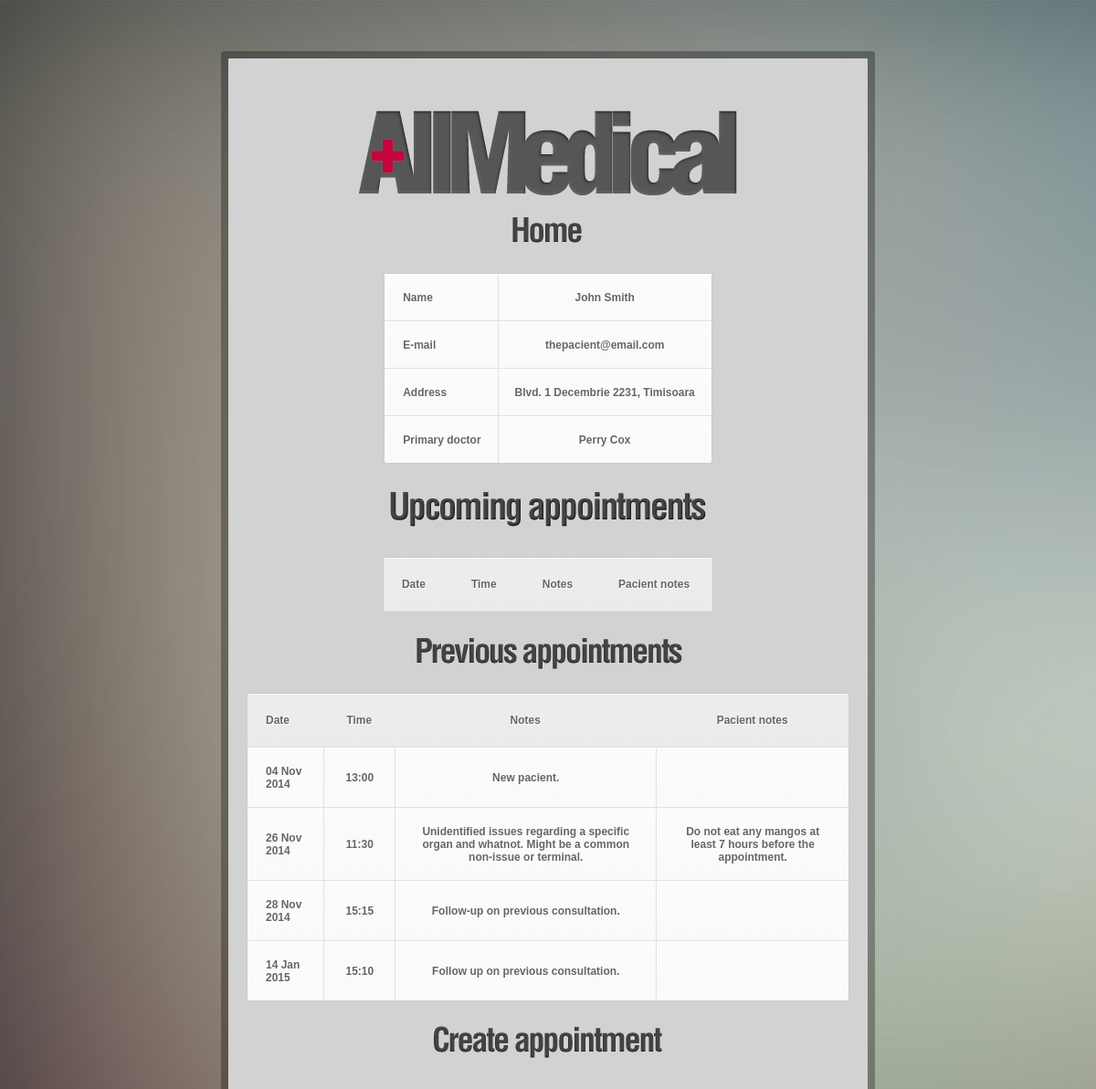
The page /profile.php?uid=3 (signed in) on the database its author committed.
### tables this page shows
CREATE TABLE IF NOT EXISTS `appointments` (
  `dr_uid` int(11) NOT NULL,
  `p_uid` int(11) NOT NULL,
  `date` datetime NOT NULL,
  `notes` varchar(100) NOT NULL,
  `p_notes` varchar(100) NOT NULL
);

### profile.php (the view, shortened to what this page needs)
<!DOCTYPE html>
<html lang="en">
	<head>
	<?php
	$uid = $_GET["uid"];
	$dr_uid = $_SESSION["email"];
	$query = mysql_query("SELECT * FROM `user-info` where uid = '$uid'") or die(mysql_error());
	$row = mysql_fetch_array($query) or die("Failed " . mysql_error());
	$appointment_query2 = mysql_query("SELECT * FROM `appointments` where p_uid = '$uid' AND dr_uid = '$dr_uid' AND date < SYSDATE() order by date") or die(mysql_error());
	?>
	</head>
	<body>
	<br><br><br><br>
	<div id="center" align="center">
	<br><br><br><br>
	<div id="logo"></div><br>
	<a href= "/wad"><div id="home"></div></a>
	<table cellspacing='0'>
	<tr><td>Name</td><td><?php print $row["firstname"] . " " . $row["lastname"] ?></td></tr>
	<tr><td>E-mail</td><td><?php print $row["email"] ?></td></tr>
	<tr><td>Address</td><td><?php print $row["address"] . ", " . $row["city"] ?></td></tr>
	<tr><td>Primary doctor</td><td><?php print $row["doctor"] ?></td></tr>
	</table>
	<div id="upcoming"></div>
	<table cellspacing='0'>
	<tr><th>Date</th><th>Time</th><th>Notes</th><th>Pacient notes</th></tr>
	<?php
	print "</table>";
	?>
	<div id="previous"></div>
	<table cellspacing='0'>
	<tr><th>Date</th><th>Time</th><th>Notes</th><th>Pacient notes</th></tr>
	<?php
	while($row = mysql_fetch_array($appointment_query2)){
	$time = date('G:i', strtotime($row['date']));
	$date = date('d M Y', strtotime($row['date']));
    print "<tr><td>".$date."</td><td>".$time."</td><td>".$row['notes']."</td><td>".$row['p_notes']."</td></tr>";
	}
	print "</table>";
	print "<a href=\"/wad/detail.php?uid=" . $uid . "\"><div id=\"create\"></div></a>";
	?>
	<br><br><br><br>
	</div>
	<br><br><br><br>
	</body>
</html>

### profile.php (style rules this page uses)
body { background-image: url(img/background.jpg); font-family: Helvetica; font-weight: bold; font-size: 12px; color: #424242; }
div { background-color: #D2D2D2; alignment-adjust: central; }
a:link { color: #373737; text-decoration: none; }
#center { margin-left: auto; margin-right: auto; width: 700px; border-radius: 1px; box-shadow: 0px 0px 0px 8px rgba(0,0,0,0.3); }
#upcoming { background-color: rgba(0, 0, 0, 0); width: 400px; height: 62px; background-image: url(img/upcoming.png); }
#logo { background-color: rgba(0, 0, 0, 0); width: 416px; height: 95px; background-image: url(img/AllMedical-logo.png); }
#home { background-color: rgba(0, 0, 0, 0); width: 98px; height: 50px; background-image: url(img/home.png); }
#previous { background-color: rgba(0, 0, 0, 0); width: 312px; height: 48px; background-image: url(img/previous.png); }
#create { background-color: rgba(0, 0, 0, 0); width: 274px; height: 48px; background-image: url(img/create.png); }
table { font-family:Arial, Helvetica, sans-serif; color:#666; font-size:12px; text-shadow: 1px 1px 0px #fff; background:#eaebec; margin:20px; border:#ccc 1px solid; -moz-border-radius:3px; -webkit-border-radius:3px; border-radius:3px; -moz-box-shadow: 0 1px 2px #d1d1d1; -webkit-box-shadow: 0 1px 2px #d1d1d1; box-shadow: 0 1px 2px #d1d1d1; }
table th { padding:21px 25px 22px 25px; border-top:1px solid #fafafa; border-bottom:1px solid #e0e0e0; background: #ededed; background: -webkit-gradient(linear, left top, left bottom, from(#ededed), to(#ebebeb)); background: -moz-linear-gradient(top, #ededed, #ebebeb); }
table th:first-child { text-align: left; padding-left:20px; }
table tr:first-child th:first-child { -moz-border-radius-topleft:3px; -webkit-border-top-left-radius:3px; border-top-left-radius:3px; }
table tr:first-child th:last-child { -moz-border-radius-topright:3px; -webkit-border-top-right-radius:3px; border-top-right-radius:3px; }
table tr { text-align: center; padding-left:20px; }
table tr td:first-child { text-align: left; padding-left:20px; border-left: 0; }
table tr td { padding:18px; border-top: 1px solid #ffffff; border-bottom:1px solid #e0e0e0; border-left: 1px solid #e0e0e0; background: #fafafa; background: -webkit-gradient(linear, left top, left bottom, from(#fbfbfb), to(#fafafa)); background: -moz-linear-gradient(top, #fbfbfb, #fafafa); }
table tr:last-child td { border-bottom:0; }
table tr:last-child td:first-child { -moz-border-radius-bottomleft:3px; -webkit-border-bottom-left-radius:3px; border-bottom-left-radius:3px; }
table tr:last-child td:last-child { -moz-border-radius-bottomright:3px; -webkit-border-bottom-right-radius:3px; border-bottom-right-radius:3px; }

### rows shown on the page
user-info: firstname "John", lastname "Smith", email "thepacient@email.com", address "Blvd. 1 Decembrie 2231", city "Timisoara", doctor "Perry Cox"
appointments: date "04 Nov 2014", date "13:00", notes "New pacient."
appointments: date "26 Nov 2014", date "11:30", notes "Unidentified issues regarding a specific organ and whatnot. Might be a common non-issue or terminal.", p_notes "Do not eat any mangos at least 7 hours before the appointment."
appointments: date "28 Nov 2014", date "15:15", notes "Follow-up on previous consultation."
appointments: date "14 Jan 2015", date "15:10", notes "Follow up on previous consultation."
